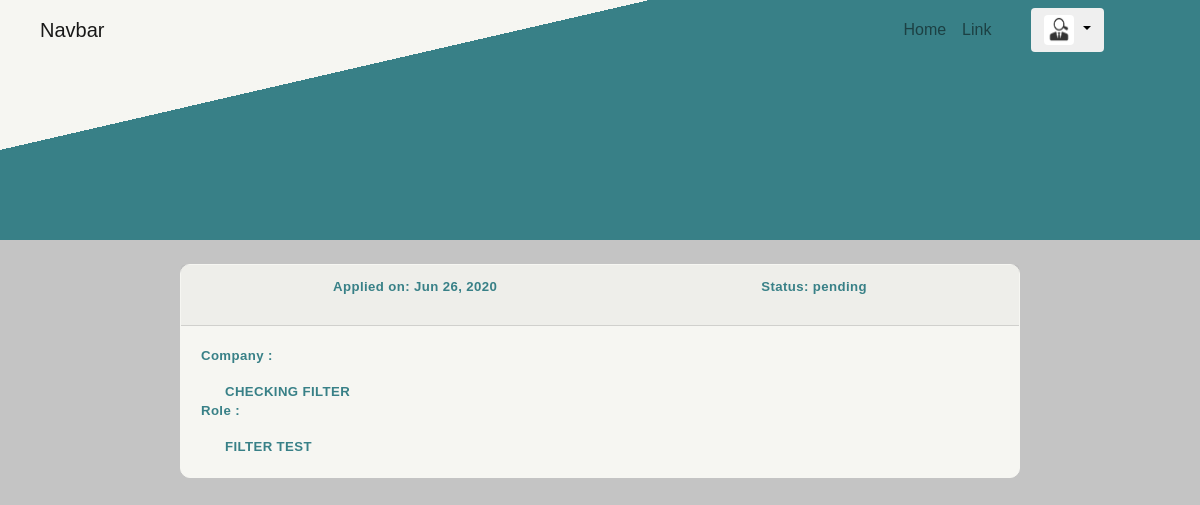
The app's page /job/25/ (signed in) with its own data.
### users/models.py (models this page shows, shortened)
class Profile(models.Model):
    user = models.OneToOneField(User, on_delete=models.CASCADE)
    image = models.ImageField(default='default.jpg', upload_to='profile_pics')

### sourceCode/models.py (models this page shows, shortened)
class Post(models.Model):
    company = models.TextField()
    role = models.TextField()
    date_applied = models.DateTimeField(default=timezone.now)
    status = models.CharField(max_length=20, choices=STATUS_CHOICES, default='', verbose_name="status", null=True, blank=True)
    author = models.ForeignKey(User, on_delete=models.CASCADE)

### sourceCode/views.py (the view)
# urls.py: path('job/<int:pk>/', PostDetailView.as_view(), name='post-detail'),
class PostDetailView(DetailView):
    model = Post

### sourceCode/templates/sourceCode/post_detail.html
{% extends "sourceCode/base.html" %}
{% block content %}
  <div class="tracker-content-section d-flex flex-column align-items-center">
      <div class="card">
        <div class="card-header d-flex justify-content-around align-items-end">
          <p>Applied on: {{ object.date_applied|date:"M d, Y" }}</p>
          <p>Status: {{ object.status }}</p>
        </div>
        <div class="card-body">
          <p>Company :</p> <span class="ml-4">{{ object.company }}</span>
          <p>Role :</p> <span class="ml-4">{{ object.role }}</span>
        </div>
      </div>
  </div>
  {% endblock content %}

### sourceCode/templates/sourceCode/base.html (shortened to what this page needs)
{% load static%}
<!DOCTYPE html>
<html lang="en" dir="ltr">
<head>
  <link rel="stylesheet" href="https://maxcdn.bootstrapcdn.com/bootstrap/4.0.0/css/bootstrap.min.css"
>
<link rel="stylesheet" href="https://cdnjs.cloudflare.com/ajax/libs/font-awesome/4.7.0/css/font-awesome.min.css">
  <link rel="stylesheet" type="text/css" href="{% static 'sourceCode/main.css'%}">
</head>
<body>
  <header class="heading">
    <nav class="navbar navbar-expand-lg navbar-light bg-primary bigger-nav">
      <div class="navbar-left">
        <a class="navbar-brand ml-4" href="#">Navbar</a>
      </div>
        <div class="collapse navbar-collapse" id="navbarSupportedContent">
          <ul class="navbar-nav">
            <li class="nav-item">
              <a class="nav-link" href="#">Home <span class="sr-only">(current)</span></a>
            </li>
            <li class="nav-item">
              <a class="nav-link" href="#">Link</a>
            </li>
          </ul>
        </div>
        <div class="nav-right">
          <div class="nav-img dropdown">
            <button class="btn dropdown-toggle" type="button" id="dropdownMenuButton"
            data-toggle="dropdown" aria-haspopup="true" aria-expanded="false">
              <img src="{{ user.profile.image.url }}" width="30" height="30"
              alt="profile-img" class="rounded profile-img">
            </button>
          </div>
        </div>
    </nav>
  </header>
<main role="main" class="container-fluid">
<div class="row">
  <div class="main-content">
    {% block content %}{% endblock %}
  </div>
</div>
</main>
</body>
</html>

### sourceCode/static/sourceCode/main.css (style rules this page uses)
html { scroll-behavior: smooth; }
body { background: #C4C4C4; margin: 0; padding: 0; box-sizing: border-box; font-family: 'Russo One', sans-serif; }
.heading { height: 30vh; width: 100%; background-color: #388087; background-image: linear-gradient(167deg, #F6F6F2 29%, transparent 10%); }
.navbar { background: transparent !important; }
.navbar .navbar-collapse { margin-right: 2rem; }
.navbar .navbar-collapse ul { width:100%; display: flex; justify-content: flex-end; }
.nav-right { margin-right: 5rem; }
.main-content { width: 100%; min-height: 200vh; }
.card { background-color: #F6F6F2; margin: 1.5rem 0 0rem 0; border-radius: 10px; border-color: #F6F6F2; width: 70vw; font-weight: bold; color: #388087; min-height: 80px; font-size: 1.1vw; letter-spacing: 0.03em; }

### records on screen
Post: date_applied "Jun 26, 2020", status "pending", company "CHECKING FILTER", role "FILTER TEST"
